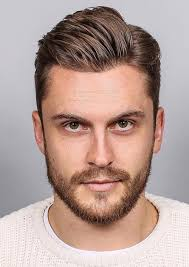
#> input picture XLA_N10_DDD/Technical description/test.jpeg, 189 x 267 px
$ python HOG.py
#> lines starting #> are read from the running program, lines starting #| are printed output that depends on the picture
import cv2
import matplotlib.pyplot as plt
from skimage.feature import hog
from skimage import exposure
import os
# Đọc ảnh từ file
image_path = os.path.join(os.path.dirname(__file__), 'test.jpeg')
image = cv2.imread(image_path)
#> image is the input picture: shape (267, 189, 3); mean B, G, R 150.8, 157.5, 181.2

# Chuyển ảnh sang thang độ xám
gray_image = cv2.cvtColor(image, cv2.COLOR_BGR2GRAY)
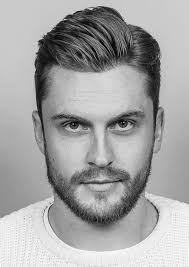
#> gray_image: shape (267, 189); min 2, max 253, mean 163.9

# Áp dụng HOG
features, hog_image = hog(
    gray_image,
    orientations=9,
    pixels_per_cell=(8, 8),
    cells_per_block=(2, 2),
    block_norm='L2-Hys',
    visualize=True
)
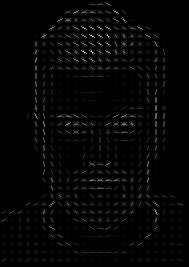
#> hog_image: shape (267, 189) float64; min 0, max 79.94, mean 1.7; drawn with min black and max white


# Chuẩn hóa ảnh HOG để hiển thị
hog_image_rescaled = exposure.rescale_intensity(hog_image, in_range=(0, 10))
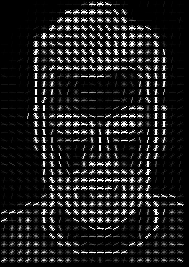
#> hog_image_rescaled: shape (267, 189) float64; min 0, max 1, mean 0.118


# Hiển thị ảnh gốc và ảnh HOG
fig, (ax1, ax2) = plt.subplots(1, 2, figsize=(12, 6), sharex=True, sharey=True)

ax1.imshow(gray_image, cmap=plt.cm.gray)
ax1.set_title('Ảnh gốc')

ax2.imshow(hog_image_rescaled, cmap=plt.cm.gray)
ax2.set_title('Ảnh HOG')

plt.show()
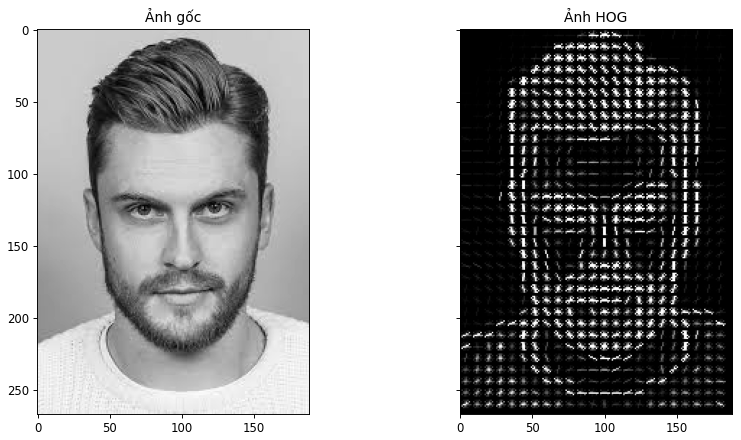
#> figure drawn by matplotlib, 2 panels
